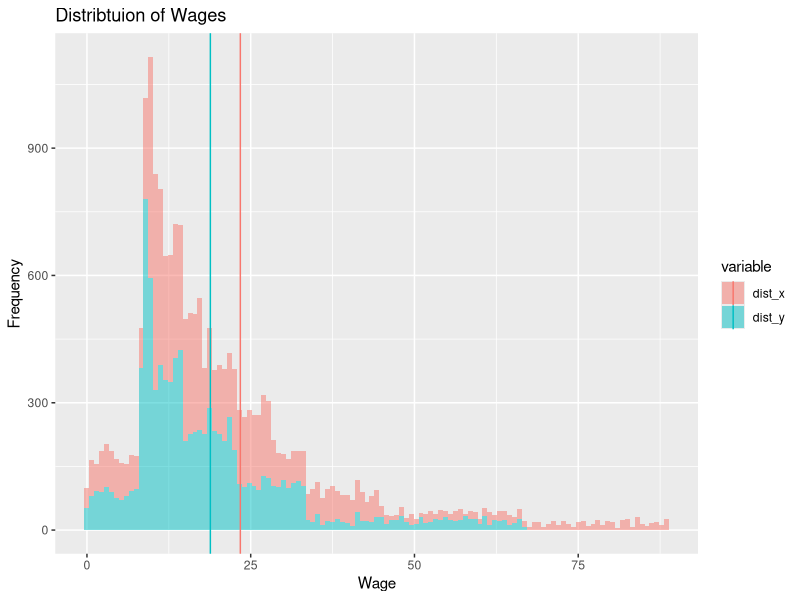

This chart was generated by the following R code:
library(ggplot2)
library(reshape2)
library(plyr)

#x is the wage at each percentile
x<- c(9.07, 11.27, 17.40, 28.32, 44.29)
y<- c(8.33,  9.73,	14.61,	22.59, 33.23)

distribution_generator<- function(x){  
  cum.p <- c(.1, .25, .5, .75, .9)
  prob <- c( cum.p[1], diff(cum.p), .1)
  freq <- 10000 
  len<-100
  # range of values beyond x to sample from
  range <- c(0, x, 2*max(x))
  s <- sapply(2:length(range), function(i) {
    seq(range[i-1], range[i], length.out=len)
  })
  # sample from s, total of freq values, with probabilities from prob 
  out <- sample(s, freq, prob=rep(prob, each=len), replace = T)
  return(out)  
}

dist_x<- distribution_generator(x)
dist_y<- distribution_generator(y)
dat<- melt(data.frame(dist_x, dist_y))

mean_dat <- ddply(dat, "variable", summarise, wage.mean=mean(value))

ggplot(dat, aes(x = value, fill = variable)) + 
  geom_histogram(xlim = c(0, 3*max(max(dist_x), max(dist_y))/4), binwidth = 0.75, alpha = 0.5)+
  labs(title = "Distribtuion of Wages", x = "Wage", y= "Frequency")+
  geom_vline(data=mean_dat, aes(xintercept=wage.mean,  colour=variable))
